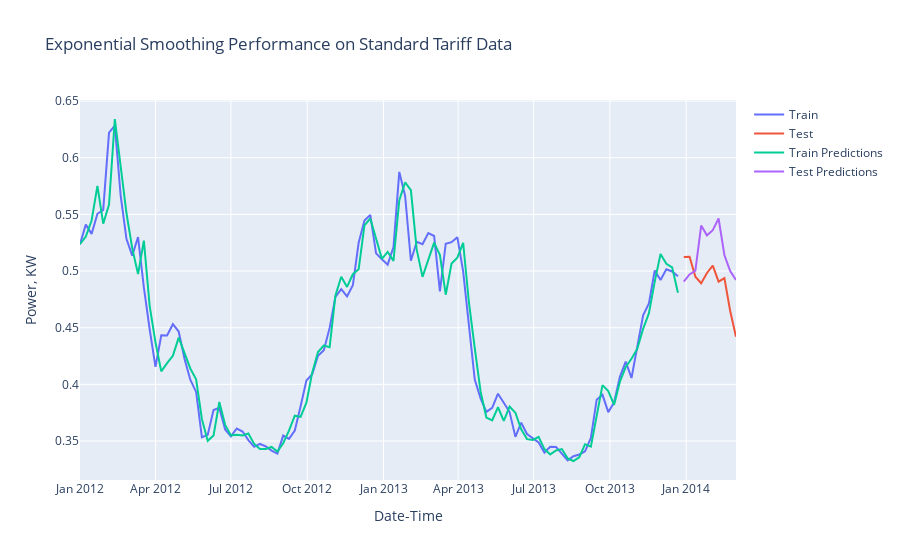

The notebook cell saved with this chart:
### Code cell
fig = go.Figure()
fig.add_trace(go.Line(x=Std_train.index, y=Std_train, mode='lines', name="Train"))
fig.add_trace(go.Line(x=Std_test.index, y=Std_test, mode='lines', name="Test"))
fig.add_trace(go.Line(x=Std_train.index, y=Std_pred_train, mode='lines', name="Train Predictions"))
fig.add_trace(go.Line(x=Std_test.index, y=Std_pred_test, mode='lines', name="Test Predictions"))
fig.update_xaxes(title_text = 'Date-Time')
fig.update_yaxes(title_text = 'Power, KW')
fig.update_layout(title = 'Exponential Smoothing Performance on Standard Tariff Data')
fig.show()
